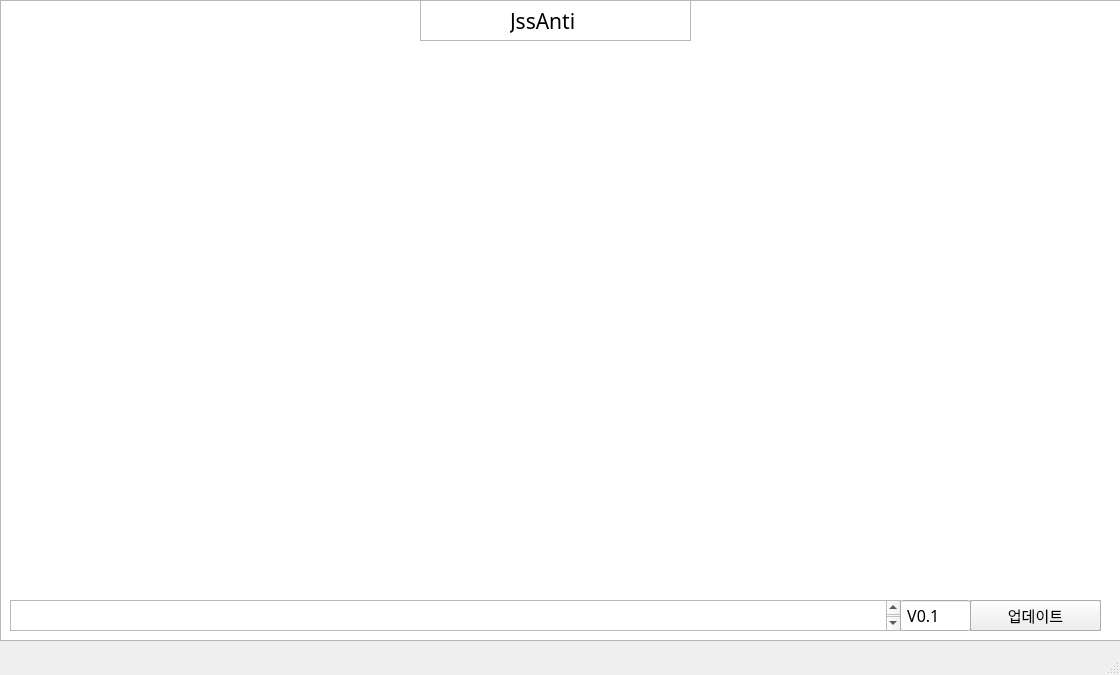
<?xml version="1.0" encoding="UTF-8"?>
<ui version="4.0">
 <class>MainWindow</class>
 <widget class="QMainWindow" name="MainWindow">
  <property name="geometry">
   <rect>
    <x>0</x>
    <y>0</y>
    <width>1120</width>
    <height>675</height>
   </rect>
  </property>
  <property name="font">
   <font>
    <family>D2Coding</family>
    <pointsize>11</pointsize>
   </font>
  </property>
  <property name="windowTitle">
   <string>JssAnti</string>
  </property>
  <property name="windowIcon">
   <iconset>
    <normaloff>x.png</normaloff>x.png</iconset>
  </property>
  <property name="autoFillBackground">
   <bool>false</bool>
  </property>
  <property name="styleSheet">
   <string notr="true"/>
  </property>
  <widget class="QWidget" name="centralwidget">
   <widget class="QPushButton" name="update">
    <property name="geometry">
     <rect>
      <x>970</x>
      <y>600</y>
      <width>131</width>
      <height>31</height>
     </rect>
    </property>
    <property name="text">
     <string>업데이트</string>
    </property>
   </widget>
   <widget class="QTextEdit" name="empty">
    <property name="geometry">
     <rect>
      <x>970</x>
      <y>600</y>
      <width>131</width>
      <height>31</height>
     </rect>
    </property>
   </widget>
   <widget class="QPushButton" name="button2">
    <property name="geometry">
     <rect>
      <x>390</x>
      <y>250</y>
      <width>320</width>
      <height>320</height>
     </rect>
    </property>
    <property name="font">
     <font>
      <family>Adobe Arabic</family>
      <pointsize>28</pointsize>
     </font>
    </property>
    <property name="cursor">
     <cursorShape>PointingHandCursor</cursorShape>
    </property>
    <property name="styleSheet">
     <string notr="true">background-image : url(slow.png);
border-radius: 15px</string>
    </property>
    <property name="text">
     <string/>
    </property>
   </widget>
   <widget class="QLabel" name="title">
    <property name="geometry">
     <rect>
      <x>510</x>
      <y>0</y>
      <width>181</width>
      <height>41</height>
     </rect>
    </property>
    <property name="font">
     <font>
      <family>휴먼둥근헤드라인</family>
      <pointsize>16</pointsize>
      <weight>50</weight>
      <bold>false</bold>
     </font>
    </property>
    <property name="text">
     <string>JssAnti</string>
    </property>
   </widget>
   <widget class="QPushButton" name="button1">
    <property name="geometry">
     <rect>
      <x>20</x>
      <y>250</y>
      <width>320</width>
      <height>320</height>
     </rect>
    </property>
    <property name="font">
     <font>
      <family>Adobe Arabic</family>
      <pointsize>28</pointsize>
     </font>
    </property>
    <property name="cursor">
     <cursorShape>PointingHandCursor</cursorShape>
    </property>
    <property name="styleSheet">
     <string notr="true">background-image: url(fast.png);
border-radius: 15px</string>
    </property>
    <property name="text">
     <string/>
    </property>
   </widget>
   <widget class="QTextBrowser" name="empty2">
    <property name="geometry">
     <rect>
      <x>420</x>
      <y>0</y>
      <width>271</width>
      <height>41</height>
     </rect>
    </property>
    <property name="html">
     <string>&lt;!DOCTYPE HTML PUBLIC &quot;-//W3C//DTD HTML 4.0//EN&quot; &quot;http://www.w3.org/TR/REC-html40/strict.dtd&quot;&gt;
&lt;html&gt;&lt;head&gt;&lt;meta name=&quot;qrichtext&quot; content=&quot;1&quot; /&gt;&lt;style type=&quot;text/css&quot;&gt;
p, li { white-space: pre-wrap; }
&lt;/style&gt;&lt;/head&gt;&lt;body style=&quot; font-family:'D2Coding'; font-size:11pt; font-weight:400; font-style:normal;&quot;&gt;
&lt;p align=&quot;center&quot; style=&quot;-qt-paragraph-type:empty; margin-top:0px; margin-bottom:0px; margin-left:0px; margin-right:0px; -qt-block-indent:0; text-indent:0px; font-family:'Gulim'; font-size:9pt;&quot;&gt;&lt;br /&gt;&lt;/p&gt;&lt;/body&gt;&lt;/html&gt;</string>
    </property>
   </widget>
   <widget class="QLabel" name="image">
    <property name="geometry">
     <rect>
      <x>760</x>
      <y>250</y>
      <width>320</width>
      <height>320</height>
     </rect>
    </property>
    <property name="styleSheet">
     <string notr="true">background-image : url(image.png);
border-radius: 15px</string>
    </property>
    <property name="text">
     <string/>
    </property>
   </widget>
   <widget class="QTextEdit" name="textEdit">
    <property name="geometry">
     <rect>
      <x>10</x>
      <y>600</y>
      <width>891</width>
      <height>31</height>
     </rect>
    </property>
    <property name="readOnly">
     <bool>true</bool>
    </property>
    <property name="html">
     <string>&lt;!DOCTYPE HTML PUBLIC &quot;-//W3C//DTD HTML 4.0//EN&quot; &quot;http://www.w3.org/TR/REC-html40/strict.dtd&quot;&gt;
&lt;html&gt;&lt;head&gt;&lt;meta name=&quot;qrichtext&quot; content=&quot;1&quot; /&gt;&lt;style type=&quot;text/css&quot;&gt;
p, li { white-space: pre-wrap; }
&lt;/style&gt;&lt;/head&gt;&lt;body style=&quot; font-family:'D2Coding'; font-size:11pt; font-weight:400; font-style:normal;&quot;&gt;
&lt;p style=&quot;-qt-paragraph-type:empty; margin-top:0px; margin-bottom:0px; margin-left:0px; margin-right:0px; -qt-block-indent:0; text-indent:0px; font-family:'Gulim'; font-size:12pt;&quot;&gt;&lt;br /&gt;&lt;/p&gt;&lt;/body&gt;&lt;/html&gt;</string>
    </property>
   </widget>
   <widget class="QLineEdit" name="lineEdit">
    <property name="geometry">
     <rect>
      <x>900</x>
      <y>600</y>
      <width>71</width>
      <height>31</height>
     </rect>
    </property>
    <property name="font">
     <font>
      <family>휴먼둥근헤드라인</family>
      <pointsize>12</pointsize>
     </font>
    </property>
    <property name="text">
     <string> V0.1</string>
    </property>
    <property name="readOnly">
     <bool>true</bool>
    </property>
   </widget>
   <widget class="QTextBrowser" name="textBrowser">
    <property name="geometry">
     <rect>
      <x>0</x>
      <y>0</y>
      <width>1121</width>
      <height>641</height>
     </rect>
    </property>
    <property name="styleSheet">
     <string notr="true">background-image : url(background.png);</string>
    </property>
   </widget>
   <zorder>textBrowser</zorder>
   <zorder>empty2</zorder>
   <zorder>empty</zorder>
   <zorder>update</zorder>
   <zorder>button2</zorder>
   <zorder>title</zorder>
   <zorder>button1</zorder>
   <zorder>image</zorder>
   <zorder>textEdit</zorder>
   <zorder>lineEdit</zorder>
  </widget>
  <widget class="QMenuBar" name="menubar">
   <property name="geometry">
    <rect>
     <x>0</x>
     <y>0</y>
     <width>1120</width>
     <height>21</height>
    </rect>
   </property>
  </widget>
  <widget class="QStatusBar" name="statusbar"/>
 </widget>
 <resources/>
 <connections/>
</ui>
